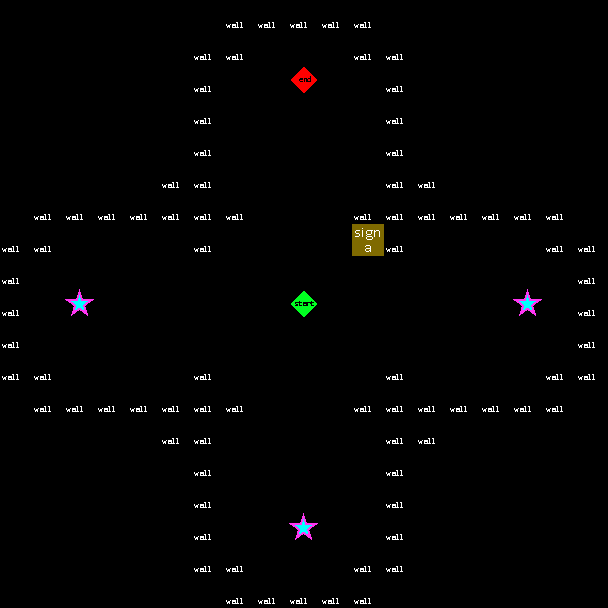

The image is a tile-based game level rendered from a .tmx file. Its description and complete source (layers, tilesets, objects, tile grids) follow:
An orthogonal 19x19 tile map with 32x32 px tiles, 2 tile layers (Back, Game).

<map version="1.0" tiledversion="1.1.5" orientation="orthogonal" renderorder="right-down" width="19" height="19" tilewidth="32" tileheight="32" infinite="0" nextobjectid="1">
 <tileset firstgid="1" name="SampleMap" tilewidth="32" tileheight="32" tilecount="64" columns="8">
  <image source="SampleMap.png" width="256" height="256" />
 </tileset>
 <layer name="Back" width="19" height="19">
  <data encoding="csv">
0,0,0,0,0,0,0,0,0,0,0,0,0,0,0,0,0,0,0,
0,0,0,0,0,0,0,0,0,0,0,0,0,0,0,0,0,0,0,
0,0,0,0,0,0,0,0,0,0,0,0,0,0,0,0,0,0,0,
0,0,0,0,0,0,0,0,0,0,0,0,0,0,0,0,0,0,0,
0,0,0,0,0,0,0,0,0,0,0,0,0,0,0,0,0,0,0,
0,0,0,0,0,0,0,0,0,0,0,0,0,0,0,0,0,0,0,
0,0,0,0,0,0,0,0,0,0,0,0,0,0,0,0,0,0,0,
0,0,0,0,0,0,0,0,0,0,0,0,0,0,0,0,0,0,0,
0,0,0,0,0,0,0,0,0,0,0,0,0,0,0,0,0,0,0,
0,0,0,0,0,0,0,0,0,0,0,0,0,0,0,0,0,0,0,
0,0,0,0,0,0,0,0,0,0,0,0,0,0,0,0,0,0,0,
0,0,0,0,0,0,0,0,0,0,0,0,0,0,0,0,0,0,0,
0,0,0,0,0,0,0,0,0,0,0,0,0,0,0,0,0,0,0,
0,0,0,0,0,0,0,0,0,0,0,0,0,0,0,0,0,0,0,
0,0,0,0,0,0,0,0,0,0,0,0,0,0,0,0,0,0,0,
0,0,0,0,0,0,0,0,0,0,0,0,0,0,0,0,0,0,0,
0,0,0,0,0,0,0,0,0,0,0,0,0,0,0,0,0,0,0,
0,0,0,0,0,0,0,0,0,0,0,0,0,0,0,0,0,0,0,
0,0,0,0,0,0,0,0,0,0,0,0,0,0,0,0,0,0,0
</data>
 </layer>
 <layer name="Game" width="19" height="19">
  <data encoding="csv">
0,0,0,0,0,0,0,1,1,1,1,1,0,0,0,0,0,0,0,
0,0,0,0,0,0,1,1,2,2,2,1,1,0,0,0,0,0,0,
0,0,0,0,0,0,1,2,2,10,2,2,1,0,0,0,0,0,0,
0,0,0,0,0,0,1,2,2,2,2,2,1,0,0,0,0,0,0,
0,0,0,0,0,0,1,2,2,2,2,2,1,0,0,0,0,0,0,
0,0,0,0,0,1,1,2,2,2,2,2,1,1,0,0,0,0,0,
0,1,1,1,1,1,1,1,2,2,2,1,1,1,1,1,1,1,0,
1,1,2,2,2,2,1,2,2,2,2,20,1,2,2,2,2,1,1,
1,2,2,2,2,2,2,2,2,2,2,2,2,2,2,2,2,2,1,
1,2,17,2,2,2,2,2,2,9,2,2,2,2,2,2,17,2,1,
1,2,2,2,2,2,2,2,2,2,2,2,2,2,2,2,2,2,1,
1,1,2,2,2,2,1,2,2,2,2,2,1,2,2,2,2,1,1,
0,1,1,1,1,1,1,1,2,2,2,1,1,1,1,1,1,1,0,
0,0,0,0,0,1,1,2,2,2,2,2,1,1,0,0,0,0,0,
0,0,0,0,0,0,1,2,2,2,2,2,1,0,0,0,0,0,0,
0,0,0,0,0,0,1,2,2,2,2,2,1,0,0,0,0,0,0,
0,0,0,0,0,0,1,2,2,17,2,2,1,0,0,0,0,0,0,
0,0,0,0,0,0,1,1,2,2,2,1,1,0,0,0,0,0,0,
0,0,0,0,0,0,0,1,1,1,1,1,0,0,0,0,0,0,0
</data>
 </layer>
</map>